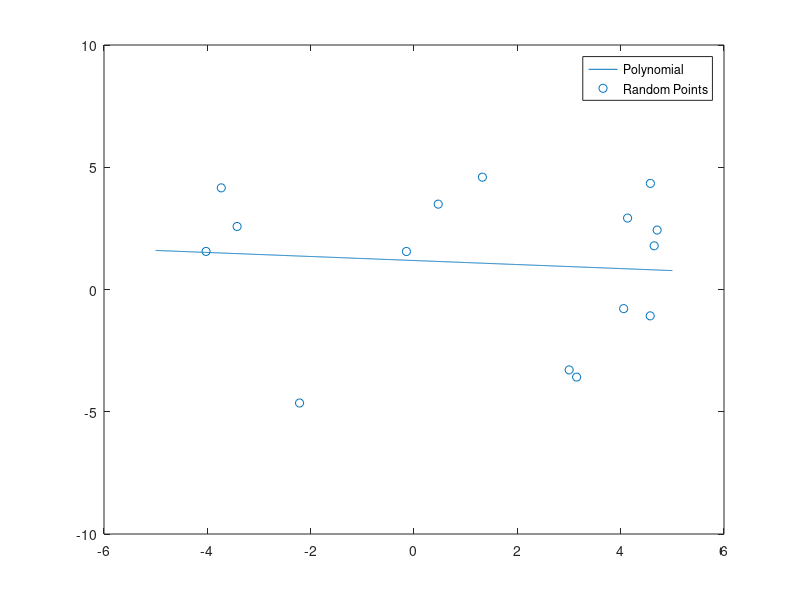
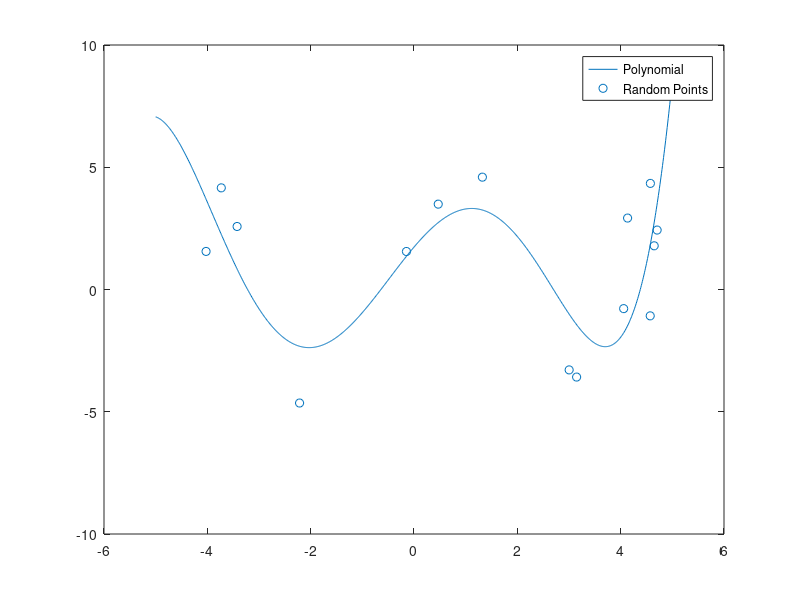
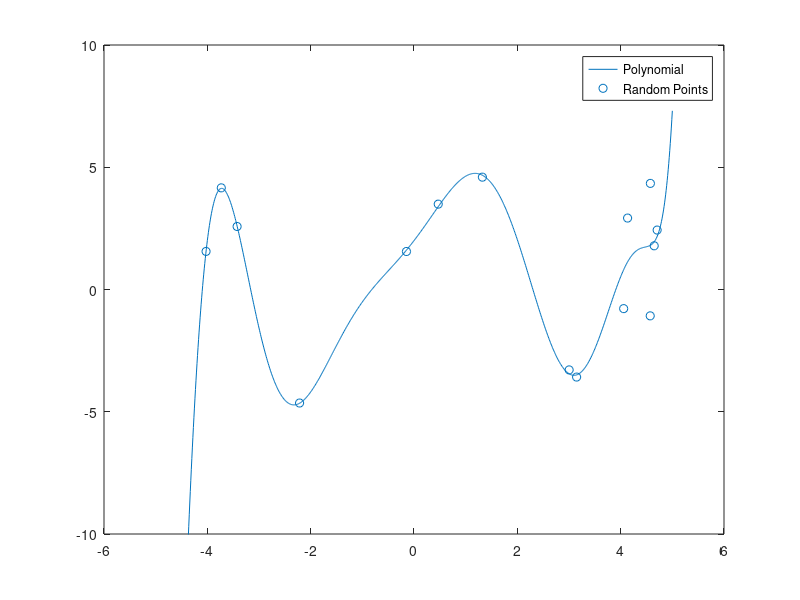

Write the MATLAB code that produced these figures, in order.
clear all
close all

% Generating random data points. Only do this once then record the
% set the values

nmbrPts = 15; % Number of points you want

%use the two following lines to get random values for x and yd
%x = -5 + 10 * rand(nmbrPts, 1); % Random x values in range [-5, 5]
%y = -5 + 10 * rand(nmbrPts, 1);

% Setting values from one random itteration
x =[3.1472;4.0579;-3.7301;4.1338;1.3236;-4.0246;-2.2150;0.4688;4.5751;4.6489;-3.4239;4.7059;4.5717;-0.1462;3.0028];
y =[-3.5811;-0.7824;4.1574;2.9221;4.5949;1.5574;-4.6429;3.4913;4.3399;1.7874;2.5774;2.4313;-1.0777;1.5548;-3.2881];
points=[x y];

% Setting which degrees to test for
PolyDegrees = [1, 5, 10];

% Setting up the error 
errorVCTR = zeros(1, numel(PolyDegrees));

% for loop to test each itteration
for i = 1:numel(PolyDegrees)
    degree = PolyDegrees(i);
    B = ones(nmbrPts, degree + 1);

    % for loop to set the A matrix in Ax=b
    for j = 2:(degree + 1)
        B(:, j) = x.^(j - 1);
    end

    % Finding the unique x vector in Ax=b using ((A'*A)^-1)*A'*b (y=b)
    xANS =inv(B'*B)*B'*y;

    
    % Compute least squares error
    yBstFit = B * xANS;
    errorVCTR(i) = norm(y-yBstFit);


    % Using step size of 0.01 to generate the points for polynomial
    polypointsx = [];
    polypointsy = [];
    for i=-5:0.01:5
        polypointsx = [polypointsx i];
        for j = 2:(degree + 1)
            TempPtsPoly(j) = i.^(j - 1);
        end
        polypointsy = [polypointsy xANS(1)+sum(sum(TempPtsPoly*xANS))];
    end

    % Ploting polynomial
    figure
    plot(polypointsx,polypointsy)
    ylim([-10 10]) % Setting limit so you can see the points
    hold on
    xlim([-6 6])
    scatter(x,y) % Plotting the random points
    legend('Polynomial', 'Random Points')
end

% Determining the best fitting polynomial
[min_error, best_fit_index] = min(errorVCTR); % Finds which polynomial has least error and which degree it is
best_degree = PolyDegrees(best_fit_index);
for i=1:length(PolyDegrees)
    fprintf('Error of degree %d is %.4f.\n', PolyDegrees(i), errorVCTR(i)); % Display all errors
end
fprintf('The best fitting polynomial has degree %d with least squares error %.4f.\n', best_degree, min_error);
